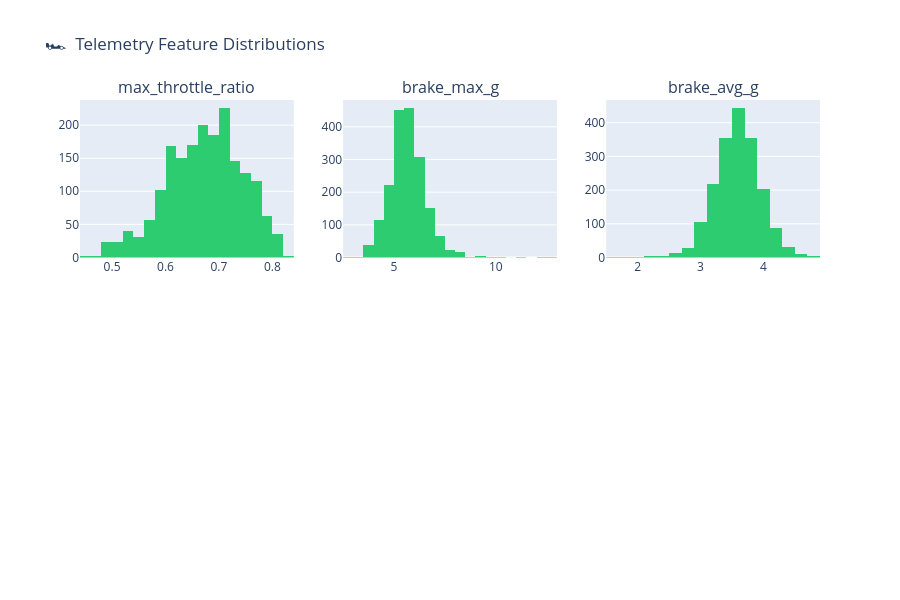

Notebook code cell kept with this figure:
### Code cell
# Telemetry features distributions
if telemetry_features:
    fig = make_subplots(
        rows=2, cols=3,
        subplot_titles=telemetry_features
    )
    
    for idx, feat in enumerate(telemetry_features[:6]):
        row = idx // 3 + 1
        col = idx % 3 + 1
        
        data = df[feat].dropna()
        
        fig.add_trace(
            go.Histogram(x=data, name=feat, showlegend=False, nbinsx=30, marker_color='#2ecc71'),
            row=row, col=col
        )
    
    fig.update_layout(height=600, title_text='🏎️  Telemetry Feature Distributions')
    fig.show()

### Figure 1 — Plotly figure (JSON) as saved in the notebook; plotly's stock layout.template omitted (floating-point values rounded to 4 significant figures; data arrays with more than 128 entries replaced by an {"elided": "..."} marker saying what was removed)
{"data": [{"marker": {"color": "#2ecc71"}, "name": "max_throttle_ratio", "nbinsx": 30, "showlegend": false, "type": "histogram", "x": {"elided": "1868 float values"}, "xaxis": "x", "yaxis": "y"}, {"marker": {"color": "#2ecc71"}, "name": "brake_max_g", "nbinsx": 30, "showlegend": false, "type": "histogram", "x": {"elided": "1868 float values"}, "xaxis": "x2", "yaxis": "y2"}, {"marker": {"color": "#2ecc71"}, "name": "brake_avg_g", "nbinsx": 30, "showlegend": false, "type": "histogram", "x": {"elided": "1868 float values"}, "xaxis": "x3", "yaxis": "y3"}], "layout": {"annotations": [{"font": {"size": 16}, "showarrow": false, "text": "max_throttle_ratio", "x": 0.1444, "xanchor": "center", "xref": "paper", "y": 1, "yanchor": "bottom", "yref": "paper"}, {"font": {"size": 16}, "showarrow": false, "text": "brake_max_g", "x": 0.5, "xanchor": "center", "xref": "paper", "y": 1, "yanchor": "bottom", "yref": "paper"}, {"font": {"size": 16}, "showarrow": false, "text": "brake_avg_g", "x": 0.8556, "xanchor": "center", "xref": "paper", "y": 1, "yanchor": "bottom", "yref": "paper"}], "height": 600, "title": {"text": "🏎️  Telemetry Feature Distributions"}, "xaxis": {"anchor": "y", "domain": [0, 0.2889]}, "xaxis2": {"anchor": "y2", "domain": [0.3556, 0.6444]}, "xaxis3": {"anchor": "y3", "domain": [0.7111, 1]}, "xaxis4": {"anchor": "y4", "domain": [0, 0.2889]}, "xaxis5": {"anchor": "y5", "domain": [0.3556, 0.6444]}, "xaxis6": {"anchor": "y6", "domain": [0.7111, 1]}, "yaxis": {"anchor": "x", "domain": [0.625, 1]}, "yaxis2": {"anchor": "x2", "domain": [0.625, 1]}, "yaxis3": {"anchor": "x3", "domain": [0.625, 1]}, "yaxis4": {"anchor": "x4", "domain": [0, 0.375]}, "yaxis5": {"anchor": "x5", "domain": [0, 0.375]}, "yaxis6": {"anchor": "x6", "domain": [0, 0.375]}}}
